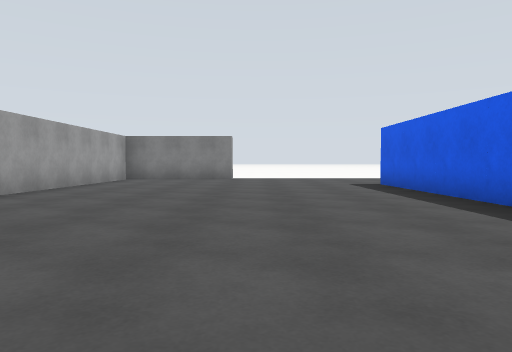
View 1 (above)

24 first-person views from a walk through a Gazebo world. The camera is 0.94 m above the floor, tilts 2° down and sees 70° across. The floor is counted in squares, 2 m on a side. Each view is taken from the middle of a square. On the plan, view 1 faces up. The plan holds only what a view shows up to about 9 squares ahead; the rest is blank. The place goes on beyond the plan.

View 2
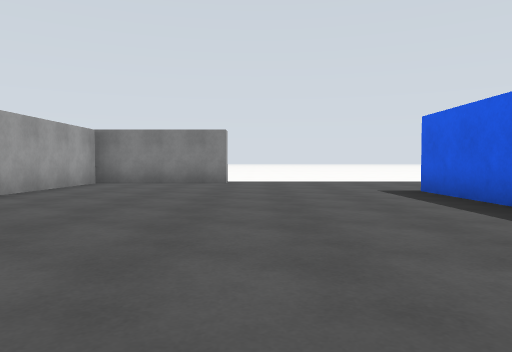

View 3
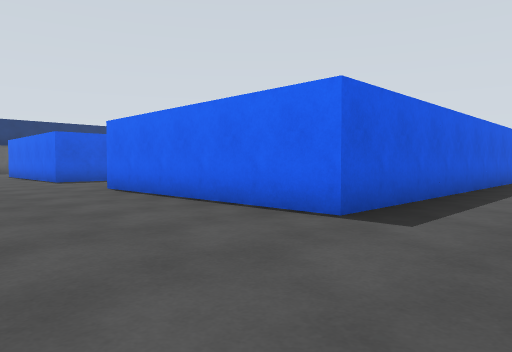

View 4
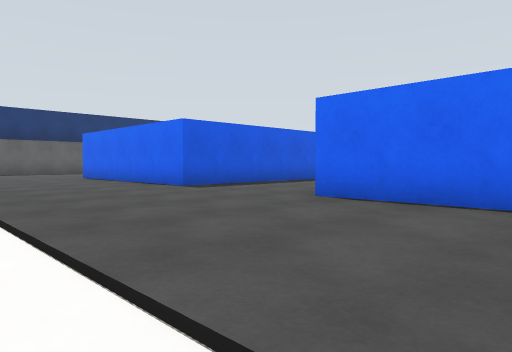

View 5
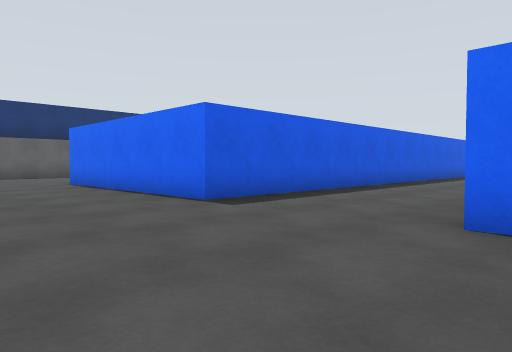

View 6
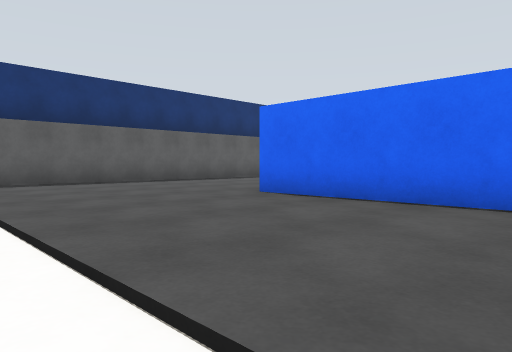

View 7
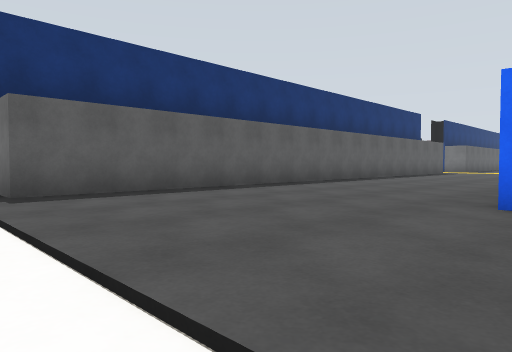

View 8
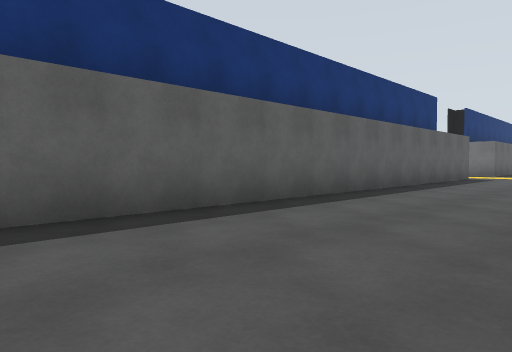

View 9
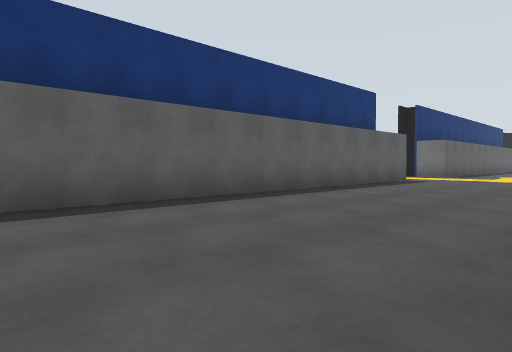

View 10
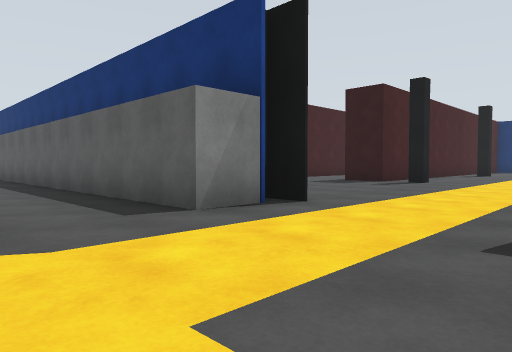

View 11
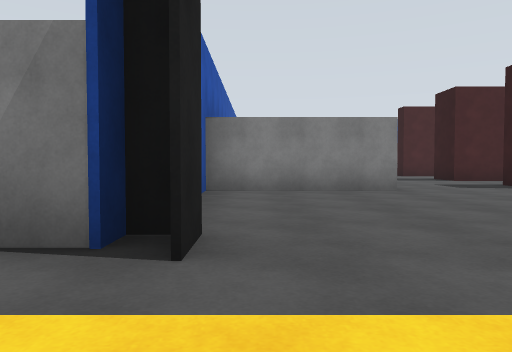

View 12
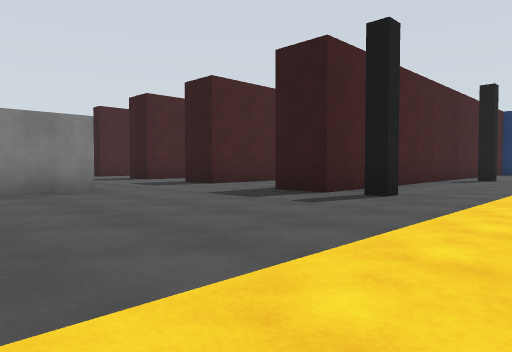

View 13
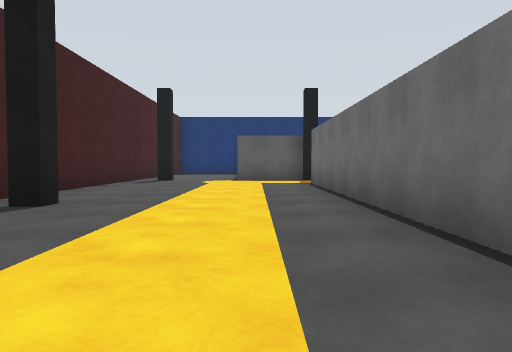

View 14
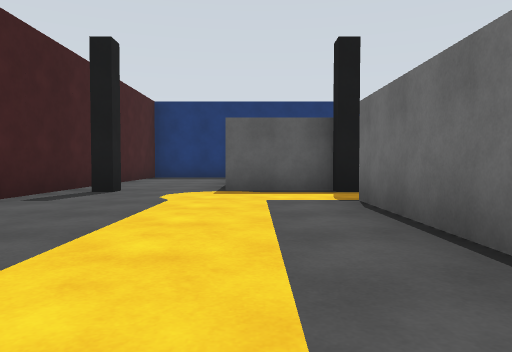

View 15
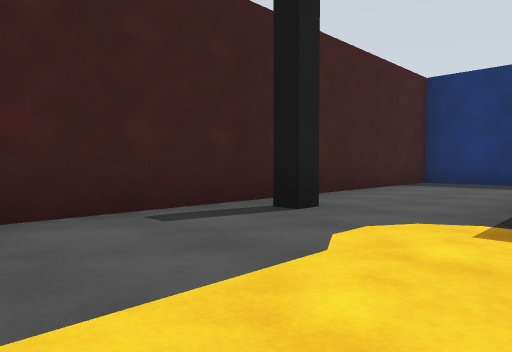

View 16
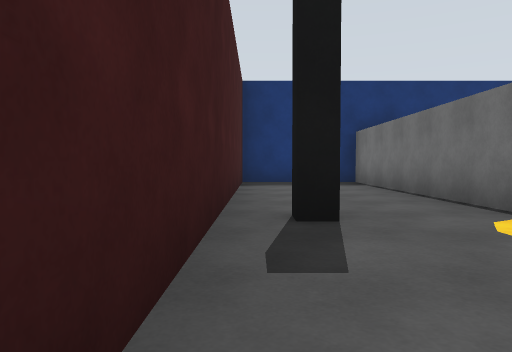

View 17
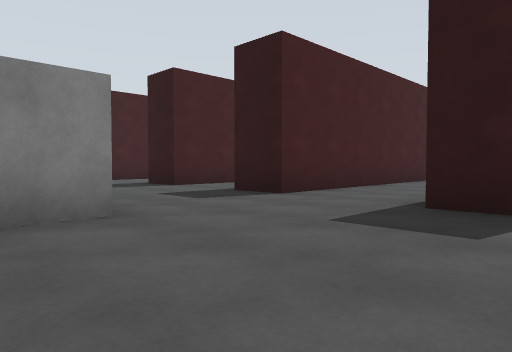

View 18
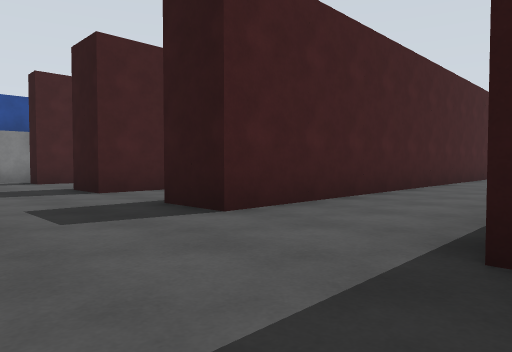

View 19
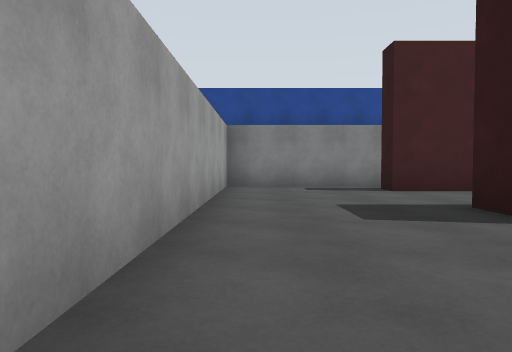

View 20
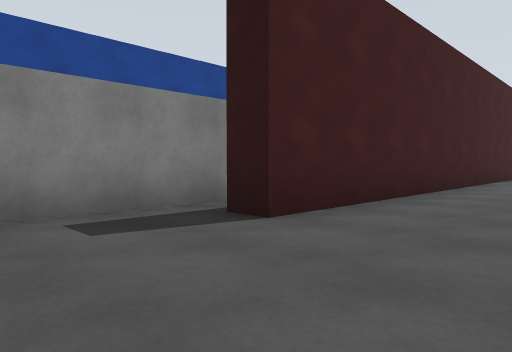

View 21
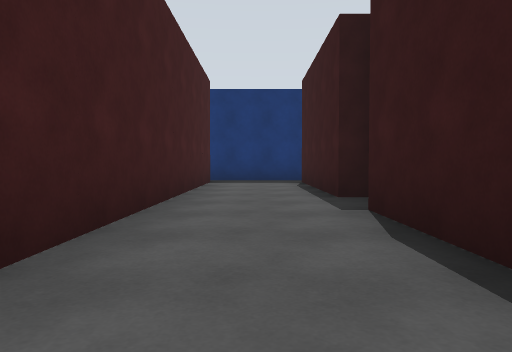

View 22
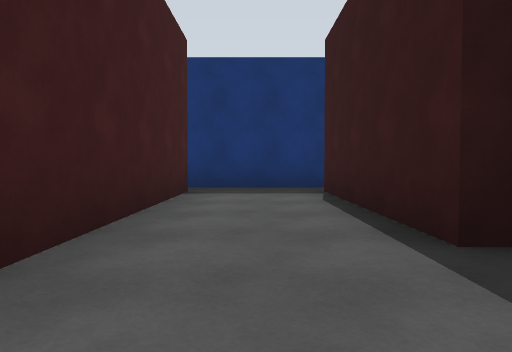

View 23
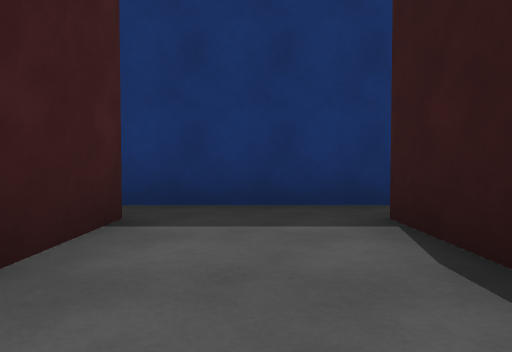

View 24
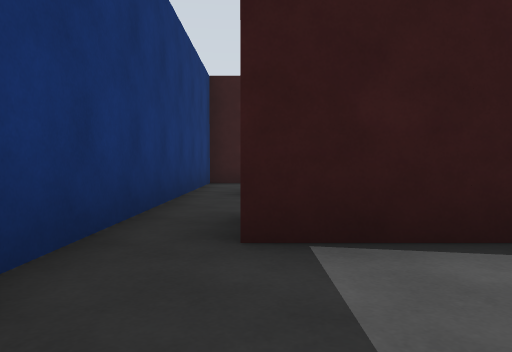

### Floor plan
Points are (right, up) in squares from view 1. A wall is a line through its corners. A room is listed if a view was taken in it or the views show most of it. See-through windows are left out.
Room 1 (views 1, 2, 3, 4, 5, 6, 7, 8, 9, 10)
walls: (10.8, 2) (10.8, 8.1) (15.9, 8.1); (2.8, 0.9) (2.8, 8.1) (7.9, 8.1); (20.2, -4) (20.2, 11) (20.8, 11); (21.6, -4.2) (21.6, -3.6); (-0.7, 11) (-0.7, 10.5) (-3.7, 10.5) (-3.7, 5.2)
ways out: opening at (21, -5.5) to room 2
Room 2 (views 11, 12, 13, 14, 15, 16, 17, 18, 19, 20, 21, 22, 23, 24)
walls: (29, 3.8) (27.3, 3.8) (27.3, 4.9); (30.5, 4.9) (32.8, 4.9); (35.1, 0.7) (27.3, 0.7) (27.3, 1.9); (24.5, 0.2) (21.1, 0.2) (21.1, -0.2); (34, 4.4) (34, 4.9) (38.1, 4.9); (32.9, -7.8) (32.9, -7.3) (33.3, -7.3) (33.3, -5.5) (39, -5.5); (38.2, -1.6) (39.1, -1.6) (39.1, 7.5); (28, 8.5) (24.4, 8.5) (24.4, 1.8); (24.8, -7.3) (31.6, -7.3); (21.6, -3.5) (21.6, -4.4); (21.6, -3.6) (21.1, -3.6) (21.1, -4) (20.2, -4); (39.1, -4.5) (39.1, -2.7) (26.9, -2.7) (26.9, -1.5); (38.1, 7.1) (27.3, 7.1) (27.3, 7.8)
ways out: opening at (21, -5.5) to room 1

Positions as (right, up) in squares from view 1, and headings:
1: (0, 0), facing up
2: (0, 2), facing up
3: (1, 11), facing down-right
4: (5, 12), facing down-right
5: (7, 11), facing down-right
6: (12, 12), facing down-right
7: (15, 12), facing down-right
8: (17, 8), facing down-right
9: (16, 6), facing down-right
10: (18, -7), facing up-right
11: (22, -6), facing up
12: (22, -6), facing up-right
13: (23, -6), facing right
14: (27, -6), facing right
15: (30, -6), facing up-right
16: (30, -3), facing right
17: (23, -3), facing up-right
18: (25, -2), facing up-right
19: (25, 1), facing up
20: (25, 5), facing up-right
21: (29, 6), facing right
22: (32, 6), facing right
23: (35, 6), facing right
24: (38, 7), facing down
